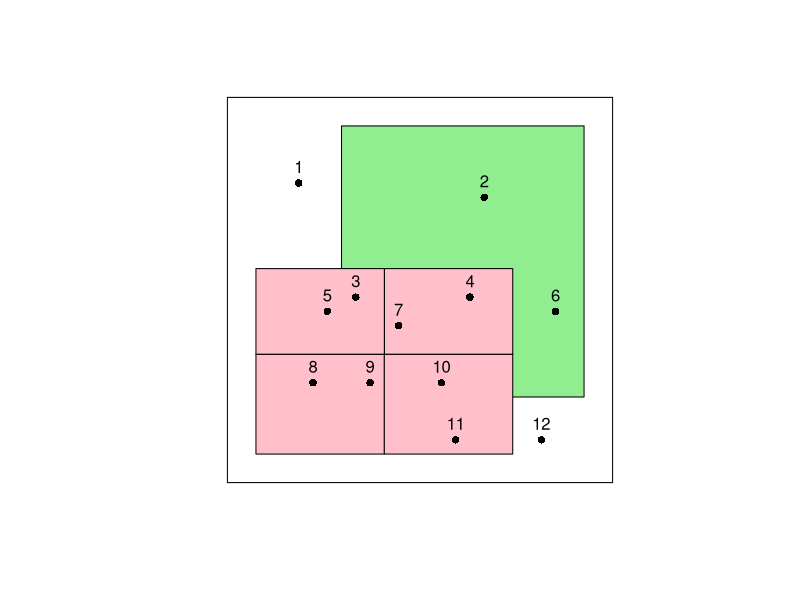
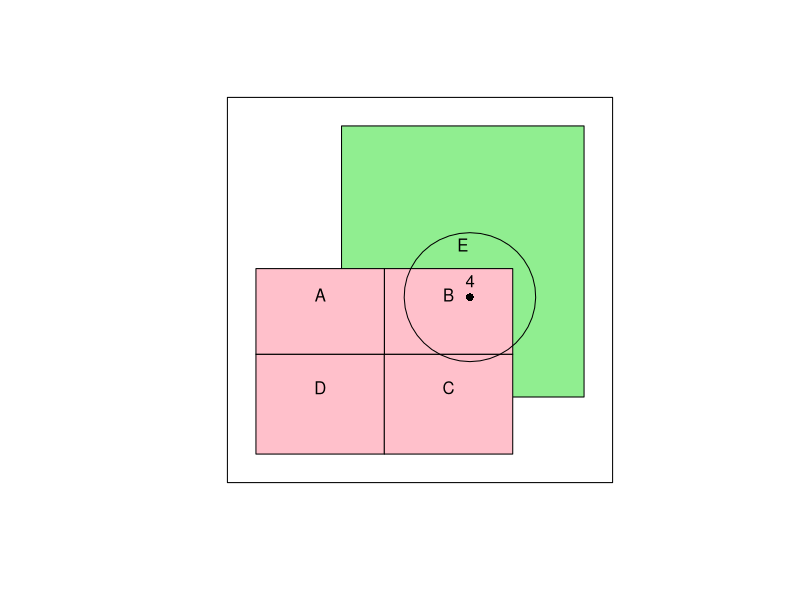
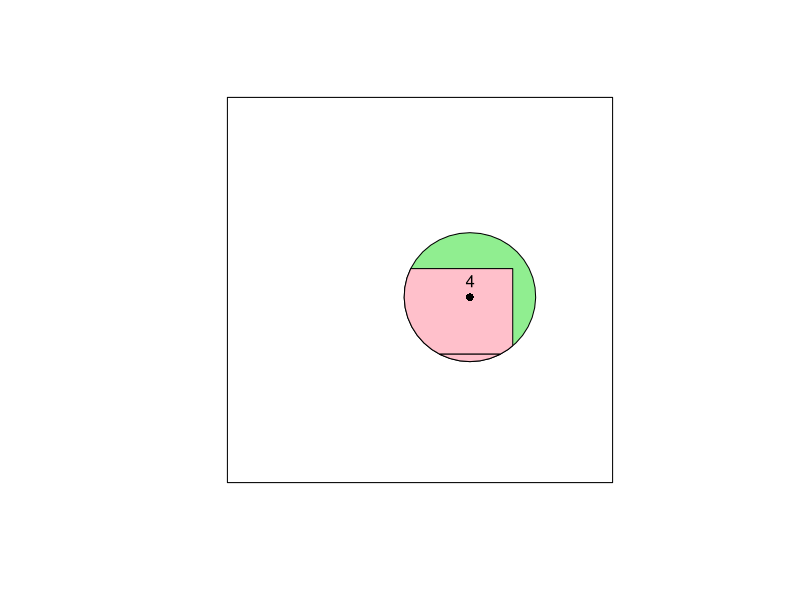
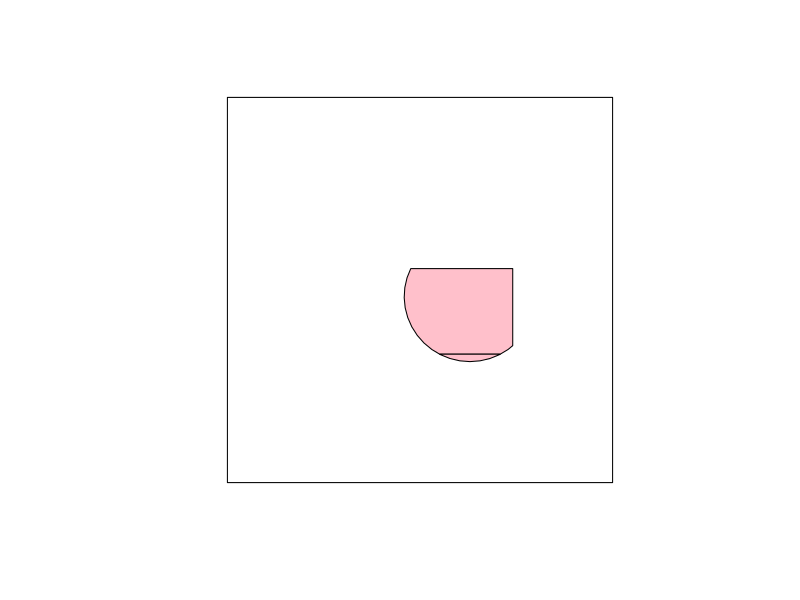
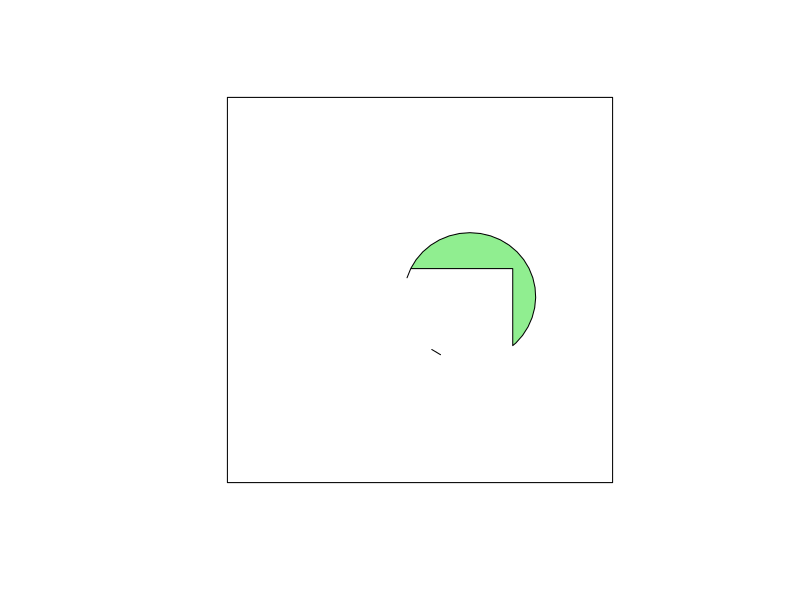
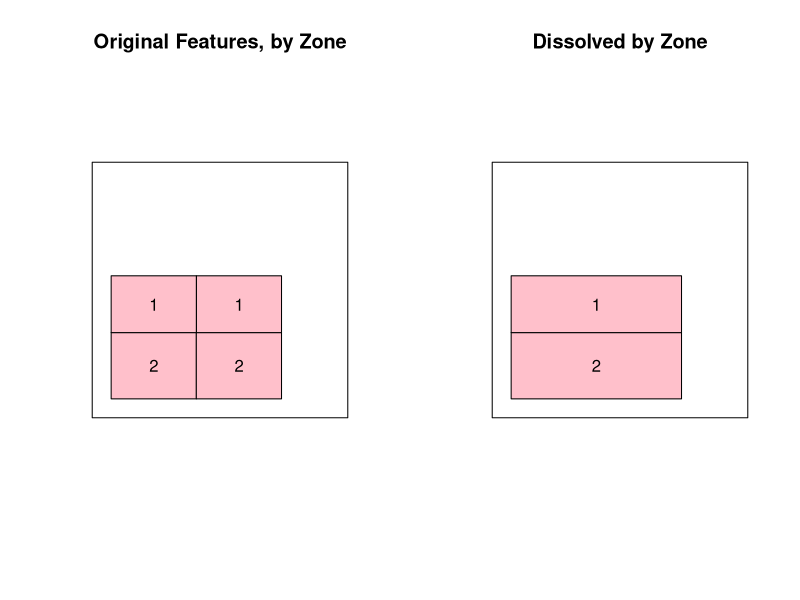
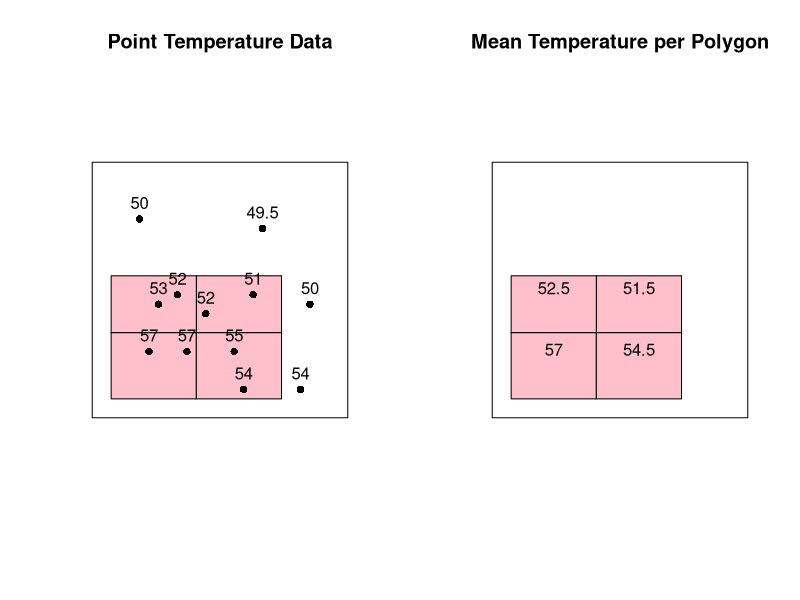

Recreate these plots in R, in order.
## ---- chunk 1
knitr::opts_chunk$set(echo = TRUE)
## ---- chunk 2
library(raster)

# polygon A
poly_a <- as(raster::extent(2.0, 11.0, 9.0, 15.0), "SpatialPolygons")
df_a <- data.frame(name="A", id="1", county="1", type="tract", zone="1")

spdf_a <- SpatialPolygonsDataFrame(poly_a,df_a)
## ---- chunk 3
# polygon B
poly_b <- as(raster::extent(11.0, 20.0, 9.0, 15.0), "SpatialPolygons")
df_b <- data.frame(name="B", id="2", county="1", type="tract", zone="1")
spdf_b <- SpatialPolygonsDataFrame(poly_b,df_b)

# polygon C
poly_c <- as(raster::extent(11.0, 20.0, 2.0, 9.0), "SpatialPolygons")
df_c <- data.frame(name="C", id="3", county="1", type="tract", zone="2")
spdf_c <- SpatialPolygonsDataFrame(poly_c,df_c)

# polygon D
poly_d <- as(raster::extent(2.0, 11.0, 2.0, 9.0), "SpatialPolygons")
df_d <- data.frame(name="D", id="4", county="1", type="tract", zone="2")
spdf_d <- SpatialPolygonsDataFrame(poly_d,df_d)

# polygon E
poly_e <- as(raster::extent(8.0, 25.0, 6.0, 25.0), "SpatialPolygons")
df_e <- data.frame(name="E", id="1", county="2", type="forest")
spdf_e <- SpatialPolygonsDataFrame(poly_e,df_e)
## ---- chunk 4
# Define a coordinate reference system to use on all features
grs80 <- CRS("+proj=longlat +ellps=GRS80 +datum=NAD83 +no_defs +towgs84=0,0,0 +units=m")

# "Bind" Polys A,B,C & D into one multipolygon SPDF
spdf_abcd <- raster::bind(spdf_a, spdf_b, spdf_c, spdf_d, keepnames=TRUE)
proj4string(spdf_abcd) <- grs80
proj4string(spdf_e) <- grs80

summary(spdf_abcd)
## ---- chunk 5
# Create a data frame with coordinates and some data, temperature readings, perhaps...
temp_df <- read.table(header = TRUE, text="
id  x  y  temp
 1  5  21 50
 2  18 20 49.5
 3  9  13 52
 4  17 13 51
 5  7  12  53
 6  23 12 50
 7  12 11 52
 8  6  7  57
 9  10 7  57
 10 15 7  55
 11 16 3  54
 12 22 3  54")

## ---- chunk 6
# Extract the x and y coordinates as a separate vector
xy <- temp_df[c("x", "y")]

# Convert the point df into a SpatialPointsDataFrame
temp_spdf <- SpatialPointsDataFrame(coords = xy, 
                                    data = temp_df,
                                    proj4string = grs80)
temp_spdf@data$id <- as.character(temp_spdf@data$id)
summary(temp_spdf)
## ---- chunk 7
# Use the coordinates() function to define the coordinate fields
coordinates(temp_df) <- ~x+y
proj4string(temp_df) <- grs80

temp_df@data$id <- as.character(temp_df@data$id)

summary(temp_df)
## ---- chunk 8
# bbox (just needed to be able to plot 2 objects that don't share the same bbox)
bbox <- as(raster::extent(0, 27.0, 0, 27.0), "SpatialPolygons")

# Invisible bbox to set the plot extent
plot(bbox, col = "transparent", border = "transparent")

# Plot polygon features
plot(spdf_e, col = "lightgreen", add = TRUE)
plot(spdf_abcd, col = "pink", add = TRUE)

# Plot the points and label them
plot(temp_spdf, add = TRUE, col = "black", pch = 16)
# Label the points
text(temp_spdf, labels = temp_spdf$id, pos = 3)

# Overplot the bbox as a neatline
plot(bbox, add = TRUE)
## ---- chunk 9

# Invisible bbox to set the plot extent
plot(bbox, col = "transparent", border = "transparent")

# Plot polygon features
plot(spdf_e, col = "lightgreen", add = TRUE)
text(spdf_e, labels = spdf_e$name, pos = 3)

plot(spdf_abcd, col = "pink", add = TRUE)
text(spdf_abcd, labels = spdf_abcd$name, pos = 3)

# Subset a single point out of set
point_4 <- subset(temp_df, id == 4)

# Buffer around the point
buffer_zone <- buffer(point_4, width=500000)

# plot the buffer
plot(buffer_zone, add = TRUE)

# plot the point
plot(point_4, add = TRUE, col = "black", pch = 16)
text(point_4, labels = point_4$id, pos = 3)

plot(bbox, add=TRUE)
## ---- chunk 10

# Clip the features with the buffer zone
abcd_clip <- raster::intersect(spdf_abcd, buffer_zone)
e_clip <- raster::intersect(spdf_e, buffer_zone)

# Invisible bbox to set the plot extent
plot(bbox, col = "transparent", border = "transparent")

# Plot the new clipped features
plot(e_clip, col = "lightgreen", add = TRUE)
plot(abcd_clip, col = "pink", add = TRUE)

# plot the point
plot(point_4, add = TRUE, col = "black", pch = 16)
text(point_4, labels = point_4$id, pos = 3)

plot(bbox, add=TRUE)
## ---- chunk 11

combined_clips <- intersect(abcd_clip, e_clip)

# Invisible bbox to set the plot extent
plot(bbox, col = "transparent", border = "transparent")

# Plot the new clipped features
plot(combined_clips, col = "pink", add = TRUE)

plot(bbox, add=TRUE)
## ---- chunk 12
disjoint_e_clip <- (e_clip - abcd_clip) 

# Invisible bbox to set the plot extent
plot(bbox, col = "transparent", border = "transparent")

# Plot the new clipped features
plot(disjoint_e_clip, col = "lightgreen", add = TRUE)

plot(bbox, add=TRUE)
## ---- chunk 13
par(mfrow=c(1,2))

plot(bbox)
plot(spdf_abcd, col = "pink", add=TRUE)
text(spdf_abcd, labels = spdf_abcd$zone)
title("Original Features, by Zone")

zoned_tracts <- aggregate(spdf_abcd, 
                                  by='zone')

plot(bbox)
plot(zoned_tracts, col = "pink", add=TRUE)
text(zoned_tracts, labels = zoned_tracts$zone)
title("Dissolved by Zone")
## ---- chunk 14
poly_temp_df <- sp::over(spdf_abcd, temp_spdf[,"temp"],  fn = mean)

# Create a new column in the original data set with the new values
spdf_abcd@data$temp <- poly_temp_df$temp
## ---- chunk 15

par(mfrow=c(1,2))

# Invisible bbox to set the plot extent
plot(bbox, col = "transparent", border = "transparent")

# Plot polygon features
plot(spdf_abcd, col = "pink", add = TRUE)

# Plot the points and label them
plot(temp_spdf, add = TRUE, col = "black", pch = 16)
# Label the points
text(temp_spdf, labels = temp_spdf$temp, pos = 3)

# Overplot the bbox as a neatline
plot(bbox, add = TRUE)

title("Point Temperature Data")

#---------- Plot 2 -------------
# Invisible bbox to set the plot extent
plot(bbox, col = "transparent", border = "transparent")

# Plot polygon features
plot(spdf_abcd, col = "pink", add = TRUE)

# label them with new temp field
text(spdf_abcd, labels = spdf_abcd$temp, pos = 3)

# Overplot the bbox as a neatline
plot(bbox, add = TRUE)

title("Mean Temperature per Polygon")
